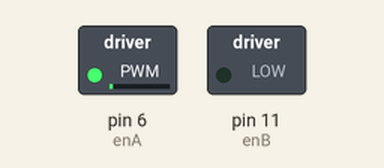
This sketch was run on a simulated Arduino Uno, built with avr-gcc and run on an emulated ATmega328P. Shown: switched loads named in the sketch (green lamp = pin HIGH).

Above: at 0.05 s.
At 2.6 s:
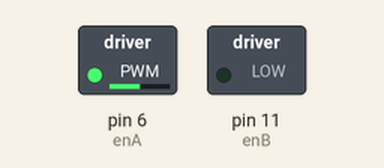
At 5.15 s:
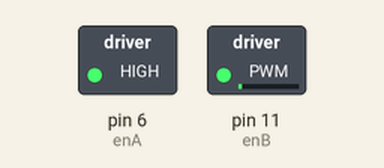
At 10.25 s:
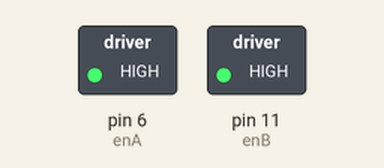
Timing chart, 0 to 13.3 s (numbered marks = the images above):
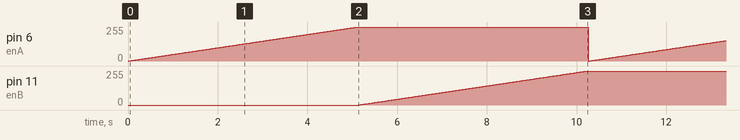

Measured:
- by itself, pin 6 (enA), pin 11 (enB): ramps from 0/255 to 255/255 and jumps back, once every 10.3 s

The sketch:

motor.ino
```cpp
//motor connections
int enA = 6;
int in1 = 3;
int in2 = 5;
int enB = 11;
int in3 = 10;
int in4 = 9;
int i;

void setup() {
pinMode(enA,INPUT);
pinMode(in1,INPUT);
pinMode(in2,INPUT);
pinMode(enB,INPUT);
pinMode(in3,INPUT);
pinMode(in4,INPUT);
}

void loop() {

digitalWrite(in1,HIGH);
digitalWrite(in2,LOW);
digitalWrite(in3,HIGH);
digitalWrite(in4,LOW);


for(i=0;i<=255;i++)
{
  analogWrite(enA,i);
  delay(20);
}
for(i=0;i<=255;i++)
{
  analogWrite(enB,i);
  delay(20);
}


digitalWrite(in1,LOW);
digitalWrite(in2,HIGH);
delay(10);
digitalWrite(in3,LOW);
digitalWrite(in4,HIGH);
delay(10);

for(i=0;i<=255;i++)
{
  analogWrite(enA,i);
  delay(20);
}
for(i=0;i<=255;i++)
{
  analogWrite(enB,i);
  delay(20);
}
}
```
